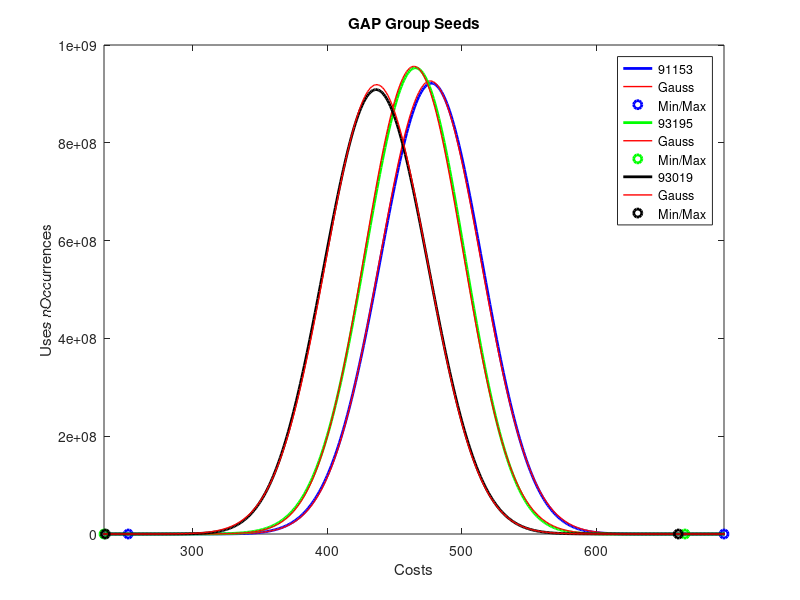

Reproduce this figure in MATLAB.
%% Generate All Permutations 
% Seeds = 93195 93019 91153
clear;
clc;

%T14 = readtable("histo_cost_14_91153.txt");

T14_91153 = load("histo_cost_14_91153.txt");
T14_93195 = load("histo_cost_14_93195.txt");
T14_93019 = load("histo_cost_14_93019.txt");

%subplot(3, 1, 1)
n_costs = T14_91153;
[lin, col] = size(n_costs);
costs = [1 : 1 : lin];

c = costs';
h = n_costs;
m = sum(c.*h)/sum(h);
v = sum((c-m).^2.*h)/sum(h);
p = 1/sum(h);
d = sqrt(2)*erfinv(2*p);

first1 = find(h, 1, "first");
last1 = find(h, 1, 'last');

plot_1 = plot(c, h, "b", "LineWidth", 2)
hold on
plot_2 = plot(c, exp(-(c-m).^2/(2*v))./sqrt(2*pi*v).*sum(h), "r", "LineWidth", 1)
hold on
plot_3 = plot([c(first1) c(last1)], [h(first1) h(last1)], "bo", "LineWidth", 2)
hold on

title('GAP Group Seeds')
xlabel('Costs')
ylabel('Uses nOccurrences')
xlim([first1 last1])
%set(gca, 'YScale', 'log')

%subplot(3, 1, 2)
n_costs = T14_93195;
[lin, col] = size(n_costs);
costs = [1 : 1 : lin];

c = costs';
h = n_costs;
m = sum(c.*h)/sum(h);
v = sum((c-m).^2.*h)/sum(h);
p = 1/sum(h);
d = sqrt(2)*erfinv(2*p);

first2 = find(h, 1, "first")
last2 = find(h, 1, 'last')

if first2 < first1
    first = first2
else
    first = first1
end

if last2 > last1
    last = last2
else
    last = last1
end


plot_4 = plot(c, h, "g", "LineWidth", 2)
hold on
plot_5 = plot(c, exp(-(c-m).^2/(2*v))./sqrt(2*pi*v).*sum(h), "r", "LineWidth", 1)
hold on
plot_6 = plot([c(first2) c(last2)], [h(first2) h(last2)], "go", "LineWidth", 2)
hold on

title('GAP Group Seeds')
xlabel('Costs')
ylabel('Uses nOccurrences')
xlim([first last])
%set(gca, 'YScale', 'log')





n_costs = T14_93019;
[lin, col] = size(n_costs);
costs = [1 : 1 : lin];

c = costs';
h = n_costs;
m = sum(c.*h)/sum(h);
v = sum((c-m).^2.*h)/sum(h);
p = 1/sum(h);
d = sqrt(2)*erfinv(2*p);

first3 = find(h, 1, "first")
last3 = find(h, 1, 'last')

if first3 < first
    first = first3
end

if last3 > last
    last = last3
end


plot_7 = plot(c, h, "black", "LineWidth", 2)
hold on
plot_8 = plot(c, exp(-(c-m).^2/(2*v))./sqrt(2*pi*v).*sum(h), "r", "LineWidth", 1)
hold on
plot_9 = plot([c(first3) c(last3)], [h(first3) h(last3)], "blacko", "LineWidth", 2)
hold on

legend([plot_1 plot_2, plot_3, plot_4 plot_5, plot_6, plot_7, plot_8, plot_9], "91153", "Gauss", "Min/Max", "93195", "Gauss", "Min/Max", "93019", "Gauss", "Min/Max")


title('GAP Group Seeds')
xlabel('Costs')
ylabel('Uses nOccurrences')
xlim([first last])
%set(gca, 'YScale', 'log')











